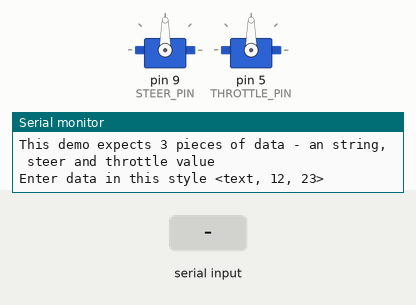
A sketch run on a simulated Arduino Uno, built with avr-gcc and run on an emulated ATmega328P. On the bench: 2 × servo, the last lines printed to the serial monitor. The inputs (shaded band) are chosen by the test bench.

Above: at 1.2 s.
1.3 s: "<90,45,200>" received over Serial
At 1.7 s:
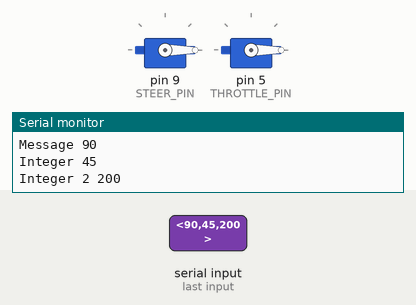
Timing chart, 0 to 4.3 s (numbered marks = the images above; inputs shaded):
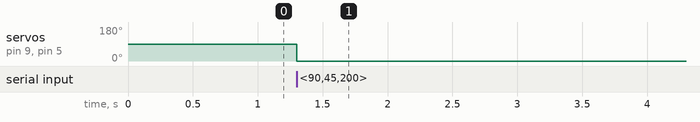

Measured:
- after the input at 1.3 s, servo on pin 9 (STEER_PIN), servo on pin 5 (THROTTLE_PIN): 90° → 0° at once

The sketch:

ArduinoDK3.ino
```cpp
#include <Servo.h>

// Example 5 - Receive with start- and end-markers combined with parsing

const byte numChars = 32;
char receivedChars[numChars];
char tempChars[numChars];        // temporary array for use when parsing

      // variables to hold the parsed data
char messageFromPC[numChars] = {0};
int integerFromPC = 0;
int integerFromPC2 = 0;

boolean newData = false;

// Servo and Throttle
#define STEER_PIN 9
#define THROTTLE_PIN 5

#define LED_PIN 13 // Onboard LED

Servo steer;
Servo throttle;

//============

void setup() {
    Serial.begin(115200);
    Serial.println("This demo expects 3 pieces of data - an string, steer and throttle value");
    Serial.println("Enter data in this style <text, 12, 23>  ");
    Serial.println();

    steer.attach(STEER_PIN);
    throttle.attach(THROTTLE_PIN);
}

//============

void loop() {
    recvWithStartEndMarkers();
    if (newData == true) {
        strcpy(tempChars, receivedChars);
            // this temporary copy is necessary to protect the original data
            //   because strtok() used in parseData() replaces the commas with \0
        parseData();
        showParsedData();
        actuate();
        newData = false;
    }
}

//============

void recvWithStartEndMarkers() {
    static boolean recvInProgress = false;
    static byte ndx = 0;
    char startMarker = '<';
    char endMarker = '>';
    char rc;

    while (Serial.available() > 0 && newData == false) {
        rc = Serial.read();

        if (recvInProgress == true) {
            if (rc != endMarker) {
                receivedChars[ndx] = rc;
                ndx++;
                if (ndx >= numChars) {
                    ndx = numChars - 1;
                }
            }
            else {
                receivedChars[ndx] = '\0'; // terminate the string
                recvInProgress = false;
                ndx = 0;
                newData = true;
            }
        }

        else if (rc == startMarker) {
            recvInProgress = true;
        }
    }
}

//============

void parseData() {      // split the data into its parts

    char * strtokIndx; // this is used by strtok() as an index

    strtokIndx = strtok(tempChars,",");      // get the first part - the string
    strcpy(messageFromPC, strtokIndx); // copy it to messageFromPC

    strtokIndx = strtok(NULL, ","); // this continues where the previous call left off
    integerFromPC = atoi(strtokIndx);     // convert this part to an integer

    strtokIndx = strtok(NULL, ",");
    integerFromPC2 = atoi(strtokIndx);     // convert this part to a integer

}

//============

void showParsedData() {
    Serial.print("Message ");
    Serial.println(messageFromPC);
    Serial.print("Integer ");
    Serial.println(integerFromPC);
    Serial.print("Integer 2 ");
    Serial.println(integerFromPC2);
}

void actuate() {
    steer.writeMicroseconds(integerFromPC);
    throttle.writeMicroseconds(integerFromPC2);
}
```
